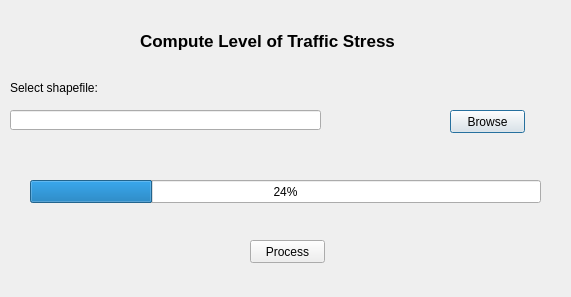
<?xml version="1.0" encoding="UTF-8"?>
<ui version="4.0">
 <class>Test</class>
 <widget class="QDialog" name="Test">
  <property name="geometry">
   <rect>
    <x>0</x>
    <y>0</y>
    <width>571</width>
    <height>297</height>
   </rect>
  </property>
  <property name="windowTitle">
   <string>Test</string>
  </property>
  <widget class="QLineEdit" name="lineEdit_in">
   <property name="geometry">
    <rect>
     <x>10</x>
     <y>110</y>
     <width>311</width>
     <height>20</height>
    </rect>
   </property>
  </widget>
  <widget class="QLabel" name="label">
   <property name="geometry">
    <rect>
     <x>10</x>
     <y>80</y>
     <width>131</width>
     <height>16</height>
    </rect>
   </property>
   <property name="text">
    <string>Select shapefile:</string>
   </property>
  </widget>
  <widget class="QPushButton" name="browse_in">
   <property name="geometry">
    <rect>
     <x>450</x>
     <y>110</y>
     <width>75</width>
     <height>23</height>
    </rect>
   </property>
   <property name="text">
    <string>Browse</string>
   </property>
  </widget>
  <widget class="QProgressBar" name="progressBar">
   <property name="geometry">
    <rect>
     <x>30</x>
     <y>180</y>
     <width>511</width>
     <height>23</height>
    </rect>
   </property>
   <property name="value">
    <number>24</number>
   </property>
  </widget>
  <widget class="QLabel" name="label_2">
   <property name="geometry">
    <rect>
     <x>140</x>
     <y>0</y>
     <width>321</width>
     <height>81</height>
    </rect>
   </property>
   <property name="font">
    <font>
     <pointsize>13</pointsize>
     <weight>75</weight>
     <bold>true</bold>
    </font>
   </property>
   <property name="text">
    <string>Compute Level of Traffic Stress</string>
   </property>
  </widget>
  <widget class="QPushButton" name="process_Button">
   <property name="geometry">
    <rect>
     <x>250</x>
     <y>240</y>
     <width>75</width>
     <height>23</height>
    </rect>
   </property>
   <property name="text">
    <string>Process</string>
   </property>
  </widget>
 </widget>
 <resources/>
 <connections/>
</ui>
